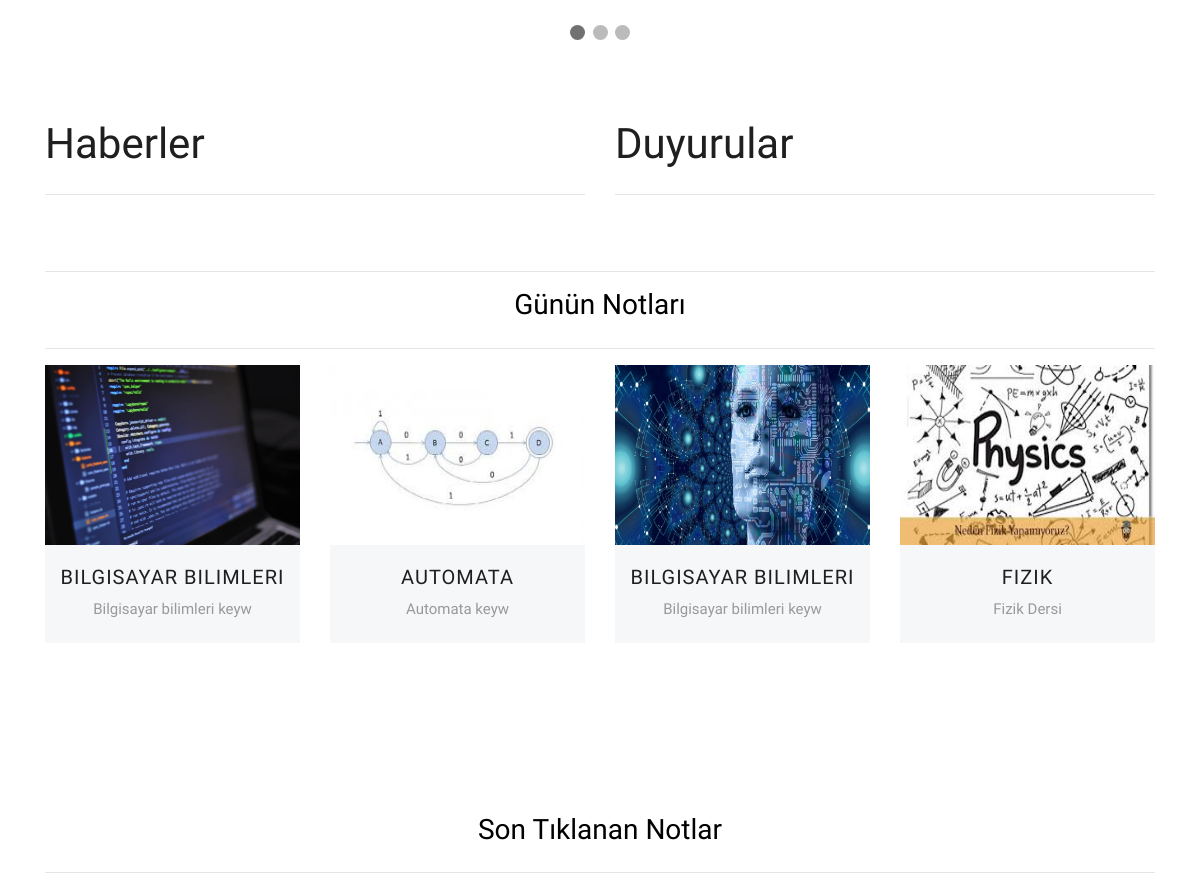
Before: / (middle part) with the older database file.
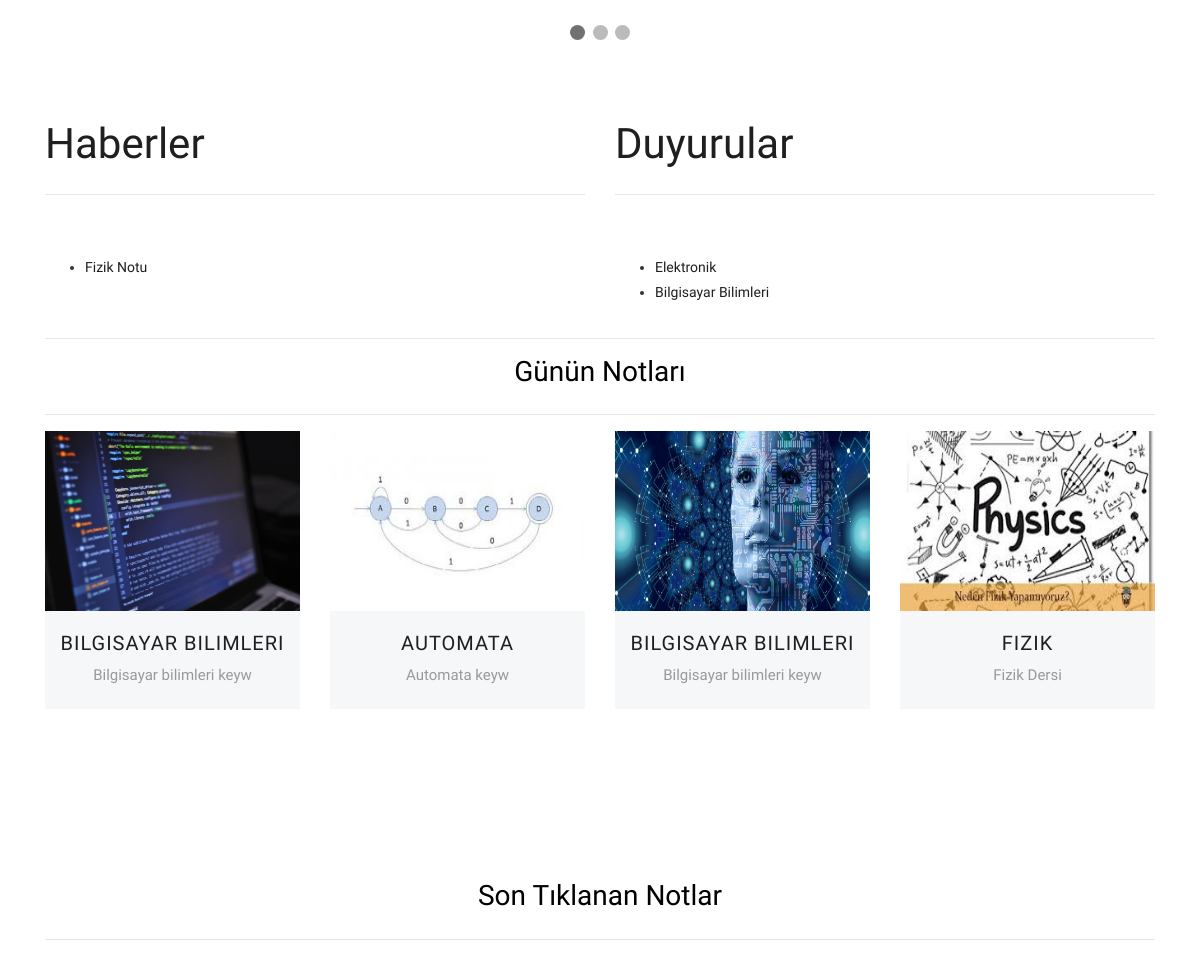
After: the same page with the newer database file.
### Note/models.py (models this page shows, shortened)
class Note(models.Model):
    STATUS = (
        ('True', 'Evet'),
        ('False', 'Hayır'),
    )
    category=models.ForeignKey(Category,on_delete=models.CASCADE)#category tablosu ile ilişki
    title = models.CharField(blank=True,max_length=100)
    keywords = models.CharField(blank=True,max_length=255)
    description = models.CharField(blank=True,max_length=255)
    image = models.ImageField(blank=True,upload_to='images/')
    status = models.CharField(max_length=10, choices=STATUS)
    slug = models.SlugField(null=False,unique=True)
    detail=RichTextUploadingField()
    created_at=models.DateTimeField(auto_now_add=True)
    updated_at=models.DateTimeField(auto_now=True)

### content/models.py (models this page shows, shortened)
class Content(models.Model):
    TYPE=(
        ('menu','menu'),
        ('haber','haber'),
        ('duyuru','duyuru'),
        ('etkinlik','etkinlik')
    )
    STATUS = (
        ('True', 'Evet'),
        ('False', 'Hayır'),
    )
    menu=models.OneToOneField(Menu,null=True,blank=True,on_delete=models.CASCADE)
    type=models.CharField(max_length=10,choices=TYPE)
    title=models.CharField(max_length=150)
    keywords=models.CharField(blank=True,max_length=255)
    description=models.CharField(blank=True,max_length=255)
    image=models.ImageField(upload_to='images/')
    detail=RichTextUploadingField()
    slug=models.SlugField(null=False,unique=True)
    status=models.CharField(max_length=10,choices=STATUS)
    create_at=models.DateTimeField(auto_now_add=True)
    update_at=models.DateTimeField(auto_now=True)
    def image_tag(self):
        return mark_safe('<img src="{}" height="50"/>'.format(self.image.url))
    image_tag.short_description='Image'

### home/views.py (the view)
# urls.py: path('',views.index,name='index'),
def index(request):
    setting= Setting.objects.get(pk=1)
    sliderdata=Note.objects.all()[:3]
    category=Category.objects.all()
    menu=Menu.objects.all()
    daynotes=Note.objects.all()[:4]
    lastnotes = Note.objects.all().order_by('-id')[:4]
    randomnotes = Note.objects.all().order_by('?')[:4]
    news=Content.objects.filter(type='haber').order_by('-id')[:4]
    announcements=Content.objects.filter(type='duyuru').order_by('-id')[:4]
    context={'setting':setting,
             'category':category,
             'news':news,
             'announcements':announcements,
             'menu':menu,
             'page':'home',
             'sliderdata':sliderdata,
             'daynotes':daynotes,
             'lastnotes':lastnotes,
             'randomnotes':randomnotes,
             }
    return render(request,'index.html' ,context)

### home/templates/index.html (shortened to what this page needs)
{% extends "homebase.html" %}
{% block slider %}{% include "slider.html" %}{% endblock %}
{% block content %}{% include "content.html" %}{% endblock %}

### home/templates/content.html (shortened to what this page needs)
{% load static %}
<div id="notes" class="section wb">
    <div class="container">
        <div class="row">
            <div class="col-md-6">
                <div class="section-title">
                    <h3 class="title">Haberler</h3>
                    <hr>
                </div>
                <ul class="list">
                    {% for rs in news %}
                        <li><a href="/content/{{ rs.id }}/{{ rs.slug }}">{{ rs.title }}</a></li>
                    {% endfor %}
                </ul>
            </div>
            <div class="col-md-6">
                <div class="section-title">
                    <h3 class="title">Duyurular</h3>
                    <hr>
                </div>
                <ul class="list">
                    {% for rs in announcements %}
                        <li><a href="/content/{{ rs.id }}/{{ rs.slug }}">{{ rs.title }}</a></li>
                    {% endfor %}
                </ul>
            </div>
        </div>
        <hr>
    </div>
    <div class="container">
        <h2>Günün Notları</h2>
        <hr>
        <div class="row">
            {% for rs in daynotes %}
                <div class="col-lg-3 col-md-6 col-12">
                    <div class="our-team">
                        <div class="team-img">
                            <img src="{{ rs.image.url }}" alt="" style="height: 180px">
                        </div>
                        <div class="team-content">
                            <a href="/note/{{ rs.id }}/{{ rs.slug }}"><h3 class="title">{{ rs.title }}</h3></a>
                            <span class="post">{{ rs.keywords }}</span>
                        </div>
                    </div>
                </div>
            {% endfor %}
        </div>
    </div>
</div>
<div id="notes" class="section wb">
    <div class="container">
        <h2>Son Tıklanan Notlar</h2>
        <hr>
    </div>
</div>

Changed rows visible on the page:
added Content: title "Fizik Notu", shown under "Haberler"
added Content: title "Elektronik", shown under "Duyurular"
added Content: title "Bilgisayar Bilimleri", shown under "Duyurular"
